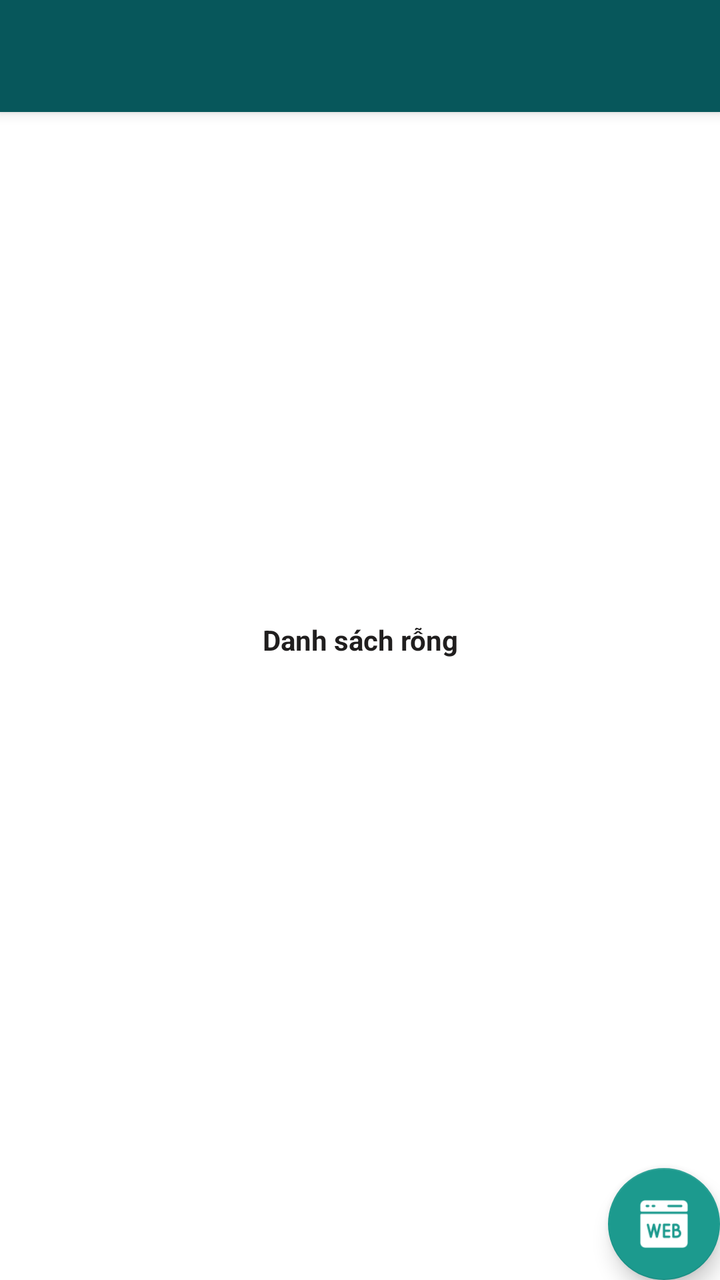
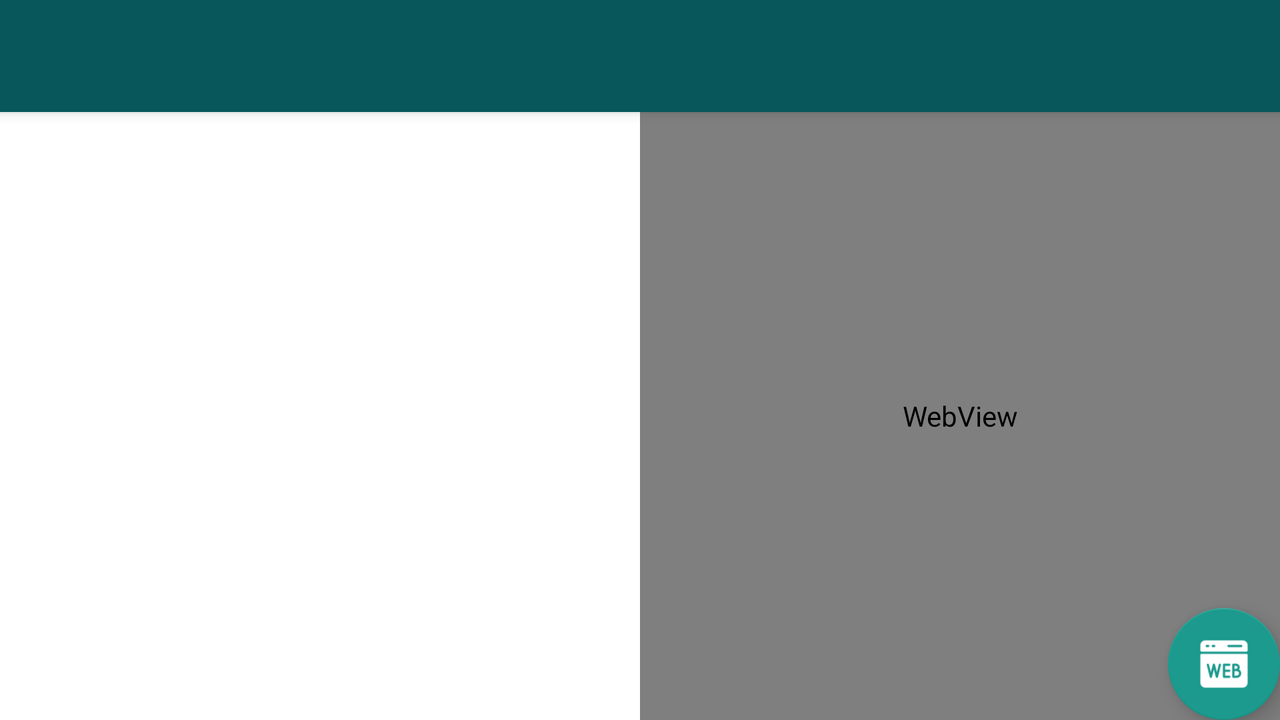

One screen, two layout resources from the same app: the default and the repository's alternative for another configuration. Each is rendered where Android would select it; the XML of both is given below.
<!-- AndroidManifest.xml: application theme Theme.RssApplication -->
<!-- res/layout/app_bar_main.xml -->
<?xml version="1.0" encoding="utf-8"?>
<androidx.coordinatorlayout.widget.CoordinatorLayout xmlns:android="http://schemas.android.com/apk/res/android"
    xmlns:app="http://schemas.android.com/apk/res-auto"
    xmlns:tools="http://schemas.android.com/tools"
    android:layout_width="match_parent"
    android:layout_height="match_parent"
    tools:context=".MainActivity.MainActivity"
    android:orientation="vertical">

    <com.google.android.material.appbar.AppBarLayout
        android:layout_width="match_parent"
        android:layout_height="wrap_content"
        android:theme="@style/Theme.RssApplication.AppBarOverlay">

        <androidx.appcompat.widget.Toolbar
            android:id="@+id/toolbar"
            android:layout_width="match_parent"
            android:layout_height="?attr/actionBarSize"
            android:background="?attr/colorPrimary"
            app:popupTheme="@style/Theme.RssApplication.PopupOverlay" />

    </com.google.android.material.appbar.AppBarLayout>

    <ListView
        android:layout_marginTop="?attr/actionBarSize"
        android:id="@+id/listView"
        android:layout_width="match_parent"
        android:layout_height="match_parent"/>

    <TextView
        android:id="@+id/emptyView"
        android:layout_width="match_parent"
        android:textColor="@color/gray"
        android:gravity="center"
        android:layout_height="match_parent"
        android:textSize="@dimen/_20sdp"
        android:textStyle="bold"
        android:text="Danh sách rỗng"/>

    <com.google.android.material.floatingactionbutton.FloatingActionButton
        android:id="@+id/fab"
        android:layout_width="wrap_content"
        android:layout_height="wrap_content"
        android:layout_gravity="bottom|end"
        android:layout_margin="@dimen/fab_margin"
        app:tint="@color/white"
        app:srcCompat="@drawable/ic_source_web" />

</androidx.coordinatorlayout.widget.CoordinatorLayout>
<!-- resources referenced by this layout -->
<resources>
  <color name="gray">#201E1E</color>
  <color name="white">#FFFFFFFF</color>
  <!-- drawable ic_source_web: png bitmap (drawable, 1341 bytes) -->
  <style name="Theme.RssApplication.AppBarOverlay" parent="ThemeOverlay.AppCompat.Dark.ActionBar" />
  <style name="Theme.RssApplication.PopupOverlay" parent="ThemeOverlay.AppCompat.Light" />
  <style name="Theme.RssApplication" parent="Theme.MaterialComponents.DayNight.DarkActionBar">
          
          <item name="colorPrimary">@color/colorPrimary</item>
          <item name="colorPrimaryVariant">@color/colorPrimaryDark</item>
          <item name="colorOnPrimary">@color/white</item>
          
          <item name="colorSecondary">@color/teal_200</item>
          <item name="colorSecondaryVariant">@color/teal_700</item>
          <item name="colorOnSecondary">@color/black</item>
          
          <item name="android:statusBarColor" tools:targetApi="l">?attr/colorPrimaryVariant</item>
          
      </style>
  <color name="colorPrimary">#07575B</color>
  <color name="colorPrimaryDark">#003B46</color>
  <color name="teal_200">#1C9A8E</color>
  <color name="teal_700">#FF018786</color>
  <color name="black">#FF000000</color>
</resources>
<!-- res/layout-land/app_bar_main.xml (the repository's variant of the layout above) -->
<!-- drawn on the phone turned sideways -->
<?xml version="1.0" encoding="utf-8"?>
<androidx.coordinatorlayout.widget.CoordinatorLayout xmlns:android="http://schemas.android.com/apk/res/android"
    xmlns:app="http://schemas.android.com/apk/res-auto"
    xmlns:tools="http://schemas.android.com/tools"
    android:layout_width="match_parent"
    android:layout_height="match_parent"
    android:orientation="vertical"
    tools:context=".MainActivity.MainActivity">

    <com.google.android.material.appbar.AppBarLayout
        android:layout_width="match_parent"
        android:layout_height="wrap_content"
        android:theme="@style/Theme.RssApplication.AppBarOverlay">

        <androidx.appcompat.widget.Toolbar
            android:id="@+id/toolbar"
            android:layout_width="match_parent"
            android:layout_height="?attr/actionBarSize"
            android:background="?attr/colorPrimary"
            app:popupTheme="@style/Theme.RssApplication.PopupOverlay" />

    </com.google.android.material.appbar.AppBarLayout>

    <LinearLayout
        android:weightSum="1"
        android:orientation="horizontal"
        android:layout_width="match_parent"
        android:layout_height="match_parent"
        android:layout_marginTop="?attr/actionBarSize">

        <ListView
            android:id="@+id/listView"
            android:layout_width="0dp"
            android:layout_height="match_parent"
            android:layout_weight=".5"/>

        <WebView
            android:id="@+id/webview"
            android:layout_width="0dp"
            android:layout_height="match_parent"
            android:layout_weight=".5"/>
    </LinearLayout>


    <com.google.android.material.floatingactionbutton.FloatingActionButton
        android:id="@+id/fab"
        android:layout_width="wrap_content"
        android:layout_height="wrap_content"
        android:layout_gravity="bottom|end"
        android:layout_margin="@dimen/fab_margin"
        app:srcCompat="@drawable/ic_source_web"
        app:tint="@color/white" />

</androidx.coordinatorlayout.widget.CoordinatorLayout>
<!-- resources referenced by the variant -->
<!-- as the phone turned sideways resolves them -->
<resources>
  <color name="white">#FFFFFFFF</color>
  <!-- drawable ic_source_web: png bitmap (drawable, 1341 bytes) -->
  <style name="Theme.RssApplication.AppBarOverlay" parent="ThemeOverlay.AppCompat.Dark.ActionBar" />
  <style name="Theme.RssApplication.PopupOverlay" parent="ThemeOverlay.AppCompat.Light" />
  <style name="Theme.RssApplication" parent="Theme.MaterialComponents.DayNight.DarkActionBar">
          
          <item name="colorPrimary">@color/colorPrimary</item>
          <item name="colorPrimaryVariant">@color/colorPrimaryDark</item>
          <item name="colorOnPrimary">@color/white</item>
          
          <item name="colorSecondary">@color/teal_200</item>
          <item name="colorSecondaryVariant">@color/teal_700</item>
          <item name="colorOnSecondary">@color/black</item>
          
          <item name="android:statusBarColor" tools:targetApi="l">?attr/colorPrimaryVariant</item>
          
      </style>
  <color name="colorPrimary">#07575B</color>
  <color name="colorPrimaryDark">#003B46</color>
  <color name="teal_200">#1C9A8E</color>
  <color name="teal_700">#FF018786</color>
  <color name="black">#FF000000</color>
</resources>
